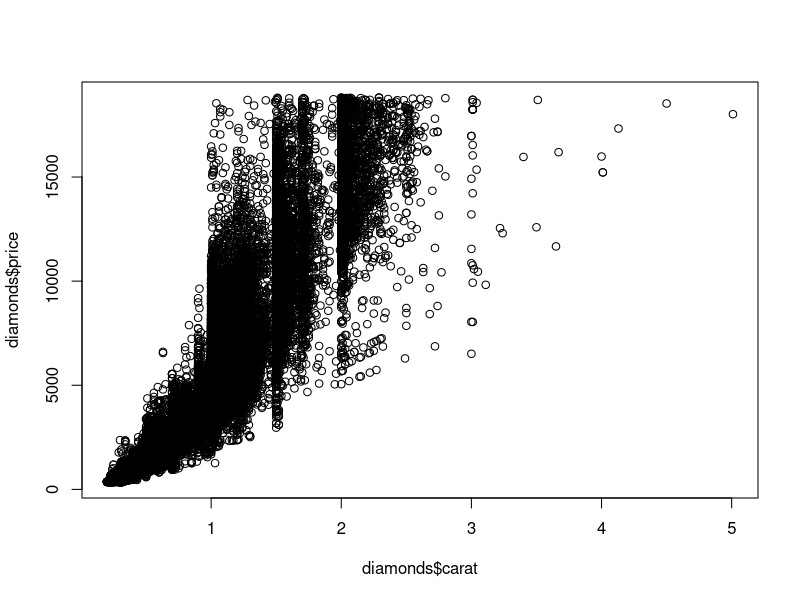

The R source for this figure:
## ---- chunk 1
library(ggplot2)
data(diamonds)
plot(diamonds$price ~ diamonds$carat)
